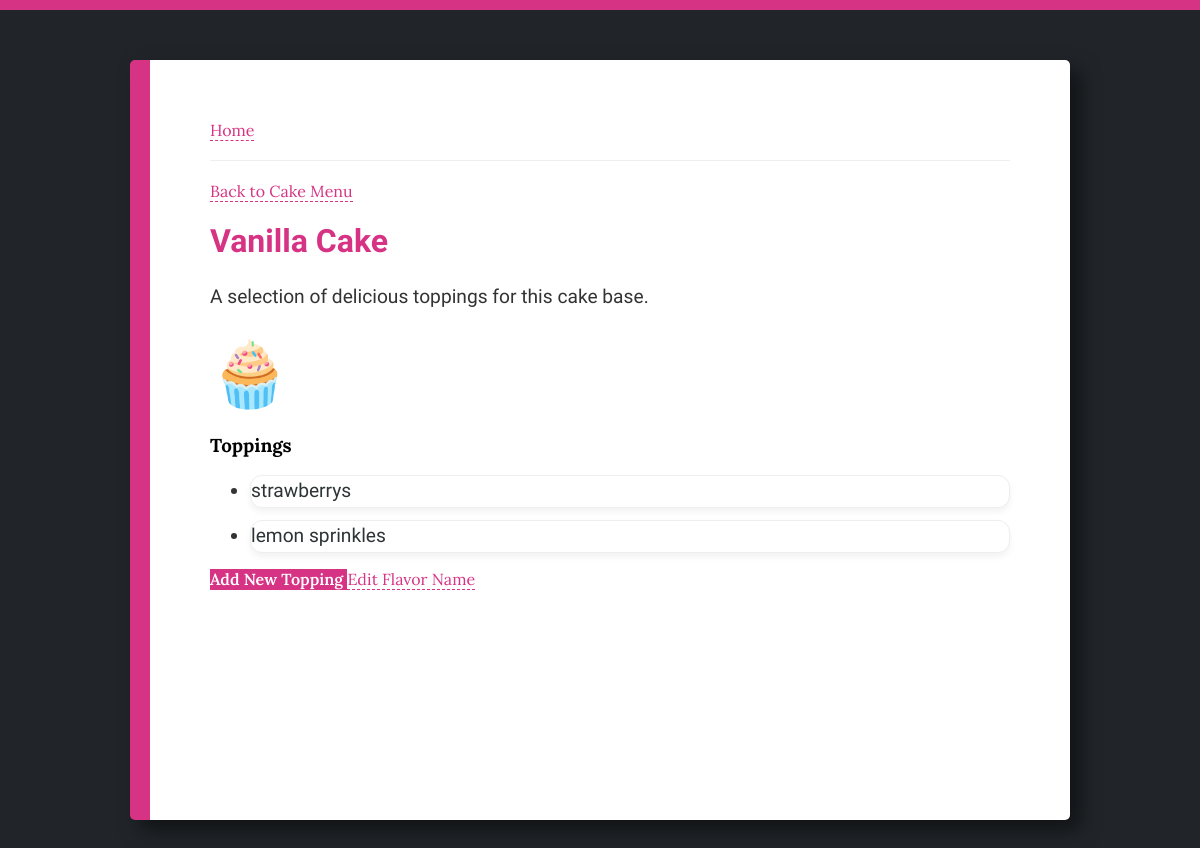
The page /flavors/14/ (signed in) on the database its author committed.
### main/models.py (models this page shows, shortened)
class CakeFlavor(models.Model):
    name = models.CharField(max_length=200)
    owner = models.ForeignKey(User, on_delete=models.CASCADE)

class Topping(models.Model):
    cake_flavor = models.ForeignKey(CakeFlavor, on_delete=models.CASCADE)
    name = models.CharField(max_length=200)

### main/views.py (the view)
# urls.py: path('flavors/<int:flavor_id>/', views.flavor_detail, name='flavor_detail'),
@login_required
def flavor_detail(request, flavor_id):
    flavor = get_object_or_404(CakeFlavor, id=flavor_id)
    if flavor.owner != request.user:
        raise Http404
    toppings = flavor.topping_set.all()
    context = {'flavor': flavor, 'toppings': toppings}
    return render(request, 'main/flavor_detail.html', context)

### main/templates/main/flavor_detail.html (shortened to what this page needs)
{% extends 'main/base.html' %}
{% block content %}
<div class="book-page shadow-sm">
    <nav aria-label="breadcrumb" class="mb-4">
        <a href="{% url 'main:flavors' %}" class="text-decoration-none text-muted hover-pink">
             Back to Cake Menu
        </a>
    </nav>
    <div class="mb-5 border-bottom pb-4">
        <div class="d-flex align-items-center justify-content-between">
            <div>
                <h1 class="display-4 fw-bold text-pink">{{ flavor.name|title }}</h1>
                <p class="fs-5 text-muted">A selection of delicious toppings for this cake base.</p>
            </div>
            <span style="font-size: 4rem;">🧁</span>
        </div>
    </div>
    <div class="container p-0">
        <h3 class="mb-4 text-secondary">Toppings</h3>
        <ul class="list-group list-group-flush rounded-3">
            {% for topping in toppings %}
                <li class="list-group-item p-4 bg-transparent topping-row"
                    style="border-left: 5px solid var(--dark-pink); background-color: white !important;">
                    <div class="d-flex justify-content-between align-items-center">
                        <span class="fs-5 fw-bold text-dark">{{ topping.name }}</span>
                    </div>
                </li>
            {% empty %}
                <div class="text-center py-5 border rounded-3 bg-light-pink">
                    <p class="text-muted fs-5">No toppings added for this flavor yet!</p>
                    <a href="{% url 'main:add_topping' flavor.id %}" class="btn btn-pink">+ Add First Topping</a>
                </div>
            {% endfor %}
        </ul>
        <div class="mt-5 text-center d-flex justify-content-center gap-3">
            <a href="{% url 'main:add_topping' flavor.id %}" class="btn btn-pink btn-lg px-4 shadow-sm">
                Add New Topping
            </a>
            <a href="{% url 'main:edit_flavor' flavor.id %}" class="btn btn-outline-pink btn-lg px-4 shadow-sm">
                Edit Flavor Name
            </a>
        </div>
    </div>
</div>
{% endblock content %}

### main/templates/main/base.html (style rules this page uses)
:root { --primary-pink: #d63384; --soft-pink: #fff0f5; --paper-white: #ffffff; }
body { background-color: #212529; font-family: 'Lora', serif; margin: 0; padding: 20px; }
h1, h2 { font-family: 'Lily Script One', cursive; color: var(--primary-pink); }
p, li { font-family: 'Handlee', cursive; font-size: 1.2rem; color: #333; line-height: 1.6; }
a { color: var(--primary-pink); text-decoration: none; border-bottom: 1px dashed var(--primary-pink); }

### main/templates/main/flavor_detail.html (style rules this page uses)
:root { --dark-pink: #d63384; --accent-pink: #f8bbd0; --light-pink-bg: #fff0f5; }
.text-pink { color: var(--dark-pink) !important; }
.topping-row { transition: all 0.2s ease-in-out; margin-bottom: 12px; border-radius: 12px !important; border: 1px solid #eee !important; box-shadow: 0 4px 6px rgba(0,0,0,0.05); }
.btn-pink { background-color: var(--dark-pink) !important; border-color: var(--dark-pink) !important; color: white !important; font-weight: 600; }
.btn-outline-pink { color: var(--dark-pink) !important; border-color: var(--dark-pink) !important; background: transparent; }
.text-dark { color: #2d3436 !important; }

### rows shown on the page
CakeFlavor: name "Vanilla Cake"
Topping: name "strawberrys"
Topping: name "lemon sprinkles"
